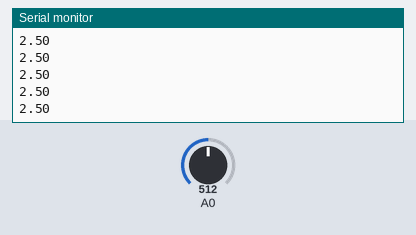
The sketch below on a simulated Arduino Uno, built with avr-gcc and run on an emulated ATmega328P. Parts: the last lines printed to the serial monitor. Inputs (shaded band) come from the test bench; at power-on: A0 = 512.

Above: at 1.2 s.
1.3 s: A0 set to 716
At 1.68 s:
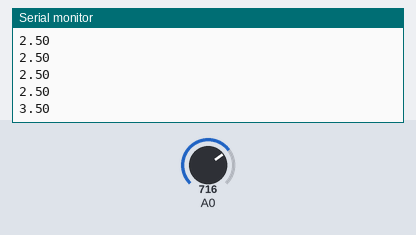
2.8 s: A0 set to 900
At 2.94 s:
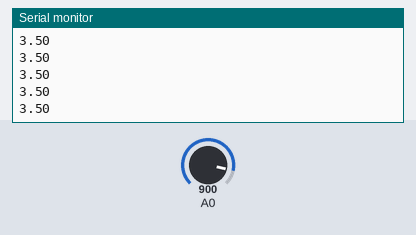
Timing chart, 0 to 5.8 s (numbered marks = the images above; inputs shaded):
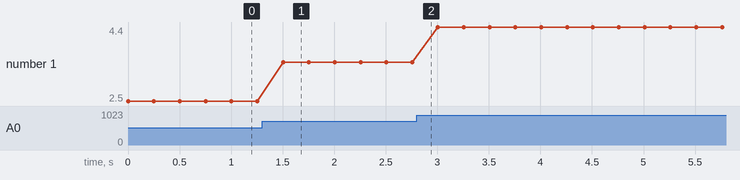

The sketch:

potansiyometre_deger_okuma.ino
```cpp
int veri;
void setup() {
  // put your setup code here, to run once:
Serial.begin(9600);
}

void loop() {
  // put your main code here, to run repeatedly:
veri = analogRead(A0);
Serial.println((veri*5)/1023.0);
delay(250);
}
```

Measured:
- after the input at 1.3 s, the serial monitor: prints a new line after 0.20 s (image 1)
- plotted number 1: 2.5 → 3.5 after the input at 1.3 s, 3.5 → 4.4 after the input at 2.8 s
